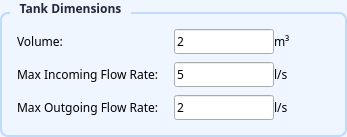
                      <widget class="QGroupBox" name="groupBox_tankDimensions">
                       <property name="font">
                        <font>
                         <family>Segoe UI,Arial,sans-serif</family>
                         <weight>75</weight>
                         <bold>true</bold>
                        </font>
                       </property>
                       <property name="styleSheet">
                        <string notr="true">
                          QGroupBox {
                            border: 2px solid #bfdbfe;
                            border-radius: 8px;
                            margin-top: 12px;
                            background-color: #eff6ff;
                          }
                          QGroupBox::title {
                            color: #1e293b;
                            subcontrol-origin: margin;
                            left: 10px;
                            padding: 0 8px;
                          }
                        </string>
                       </property>
                       <property name="title">
                        <string>Tank Dimensions</string>
                       </property>
                       <layout class="QFormLayout" name="formLayout_tankDims">
                        <property name="horizontalSpacing">
                         <number>15</number>
                        </property>
                        <property name="verticalSpacing">
                         <number>8</number>
                        </property>
                        <property name="leftMargin">
                         <number>15</number>
                        </property>
                        <property name="topMargin">
                         <number>15</number>
                        </property>
                        <property name="rightMargin">
                         <number>15</number>
                        </property>
                        <property name="bottomMargin">
                         <number>15</number>
                        </property>
                        <item row="0" column="0">
                         <widget class="QLabel" name="label_17">
                          <property name="font">
                           <font>
                            <family>Segoe UI,Arial,sans-serif</family>
                           </font>
                          </property>
                          <property name="text">
                           <string>Volume:</string>
                          </property>
                         </widget>
                        </item>
                        <item row="0" column="1">
                         <layout class="QHBoxLayout" name="horizontalLayout_17">
                          <item>
                           <widget class="QLineEdit" name="volumeEntry">
                            <property name="maximumSize">
                             <size>
                              <width>100</width>
                              <height>16777215</height>
                             </size>
                            </property>
                            <property name="font">
                             <font>
                              <family>Segoe UI,Arial,sans-serif</family>
                             </font>
                            </property>
                            <property name="text">
                             <string>2</string>
                            </property>
                           </widget>
                          </item>
                          <item>
                           <widget class="QLabel" name="label_33">
                            <property name="font">
                             <font>
                              <family>Segoe UI,Arial,sans-serif</family>
                             </font>
                            </property>
                            <property name="text">
                             <string>m³</string>
                            </property>
                           </widget>
                          </item>
                          <item>
                           <spacer name="horizontalSpacer_11">
                            <property name="orientation">
                             <enum>Qt::Horizontal</enum>
                            </property>
                            <property name="sizeHint" stdset="0">
                             <size>
                              <width>40</width>
                              <height>20</height>
                             </size>
                            </property>
                           </spacer>
                          </item>
                         </layout>
                        </item>
                        <item row="1" column="0">
                         <widget class="QLabel" name="label_23">
                          <property name="font">
                           <font>
                            <family>Segoe UI,Arial,sans-serif</family>
                           </font>
                          </property>
                          <property name="text">
                           <string>Max Incoming Flow Rate:</string>
                          </property>
                         </widget>
                        </item>
                        <item row="1" column="1">
                         <layout class="QHBoxLayout" name="horizontalLayout_19">
                          <item>
                           <widget class="QLineEdit" name="maxFlowInEntry2">
                            <property name="maximumSize">
                             <size>
                              <width>100</width>
                              <height>16777215</height>
                             </size>
                            </property>
                            <property name="font">
                             <font>
                              <family>Segoe UI,Arial,sans-serif</family>
                             </font>
                            </property>
                            <property name="inputMask">
                             <string/>
                            </property>
                            <property name="text">
                             <string>5</string>
                            </property>
                           </widget>
                          </item>
                          <item>
                           <widget class="QLabel" name="label_35">
                            <property name="font">
                             <font>
                              <family>Segoe UI,Arial,sans-serif</family>
                             </font>
                            </property>
                            <property name="text">
                             <string>l/s</string>
                            </property>
                           </widget>
                          </item>
                          <item>
                           <spacer name="horizontalSpacer_10">
                            <property name="orientation">
                             <enum>Qt::Horizontal</enum>
                            </property>
                            <property name="sizeHint" stdset="0">
                             <size>
                              <width>40</width>
                              <height>20</height>
                             </size>
                            </property>
                           </spacer>
                          </item>
                         </layout>
                        </item>
                        <item row="2" column="0">
                         <widget class="QLabel" name="label_5">
                          <property name="font">
                           <font>
                            <family>Segoe UI,Arial,sans-serif</family>
                           </font>
                          </property>
                          <property name="text">
                           <string>Max Outgoing Flow Rate:</string>
                          </property>
                         </widget>
                        </item>
                        <item row="2" column="1">
                         <layout class="QHBoxLayout" name="horizontalLayout_30">
                          <item>
                           <widget class="QLineEdit" name="maxFlowOutEntry2">
                            <property name="maximumSize">
                             <size>
                              <width>100</width>
                              <height>16777215</height>
                             </size>
                            </property>
                            <property name="font">
                             <font>
                              <family>Segoe UI,Arial,sans-serif</family>
                             </font>
                            </property>
                            <property name="text">
                             <string>2</string>
                            </property>
                           </widget>
                          </item>
                          <item>
                           <widget class="QLabel" name="label_6">
                            <property name="font">
                             <font>
                              <family>Segoe UI,Arial,sans-serif</family>
                             </font>
                            </property>
                            <property name="text">
                             <string>l/s</string>
                            </property>
                           </widget>
                          </item>
                          <item>
                           <spacer name="horizontalSpacer_7">
                            <property name="orientation">
                             <enum>Qt::Horizontal</enum>
                            </property>
                            <property name="sizeHint" stdset="0">
                             <size>
                              <width>40</width>
                              <height>20</height>
                             </size>
                            </property>
                           </spacer>
                          </item>
                         </layout>
                        </item>
                       </layout>
                      </widget>
